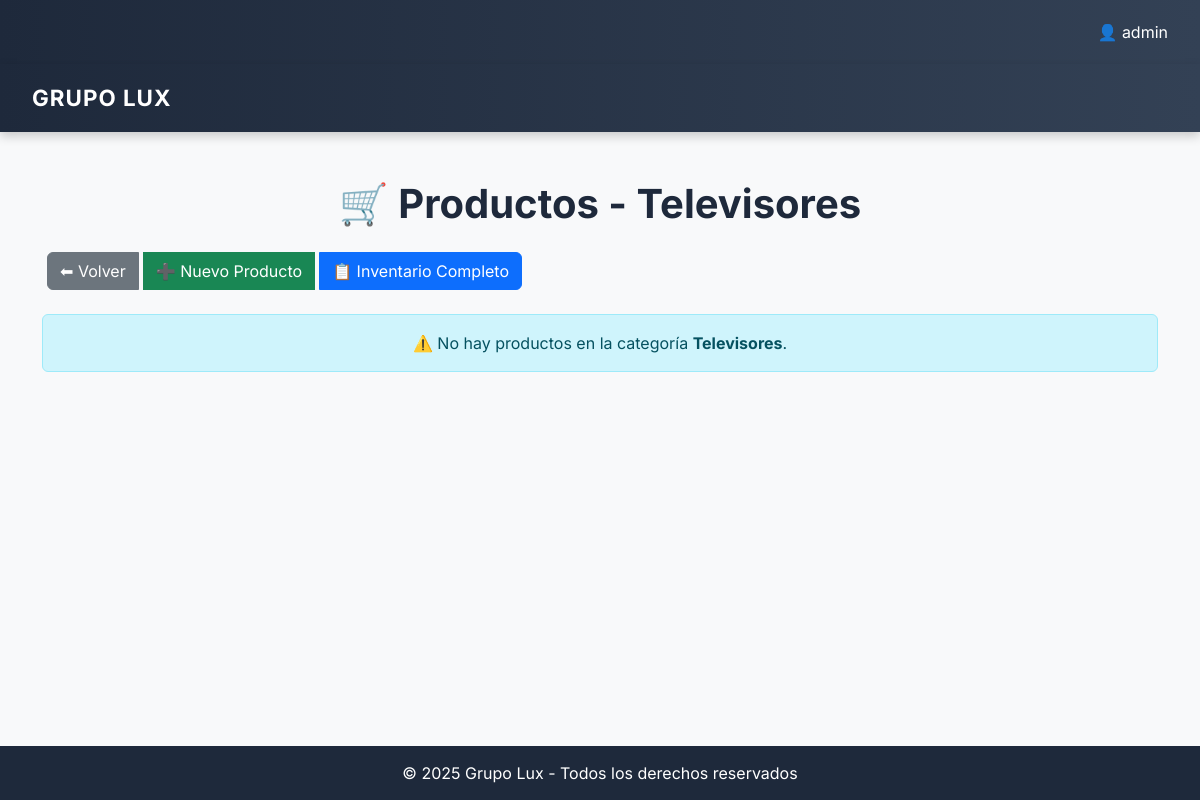
The page /tecnologia/productos_categoria.php?cat=Televisores (signed in) on the database as committed earlier.
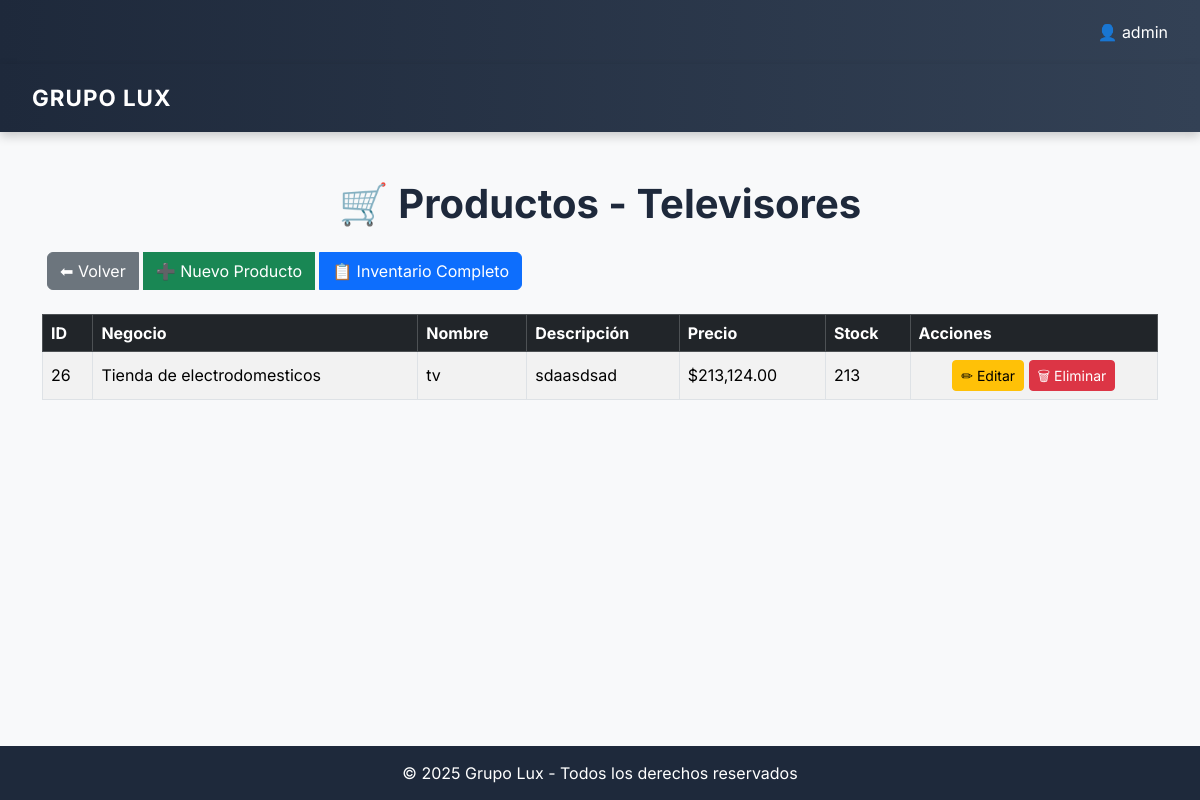
The same page on the database as committed later.
### tables this page shows
CREATE TABLE `productos` (
  `id_producto` int(11) NOT NULL,
  `id_negocio` int(11) DEFAULT NULL,
  `nombre` varchar(255) DEFAULT NULL,
  `descripcion` text DEFAULT NULL,
  `precio` varchar(255) DEFAULT NULL,
  `stock` int(11) DEFAULT NULL,
  `categoria` varchar(255) DEFAULT NULL
);

CREATE TABLE `negocios` (
  `id_negocio` int(11) NOT NULL,
  `nombre` varchar(255) DEFAULT NULL,
  `descripcion` text DEFAULT NULL
);

### tecnologia/productos_categoria.php (the view, shortened to what this page needs)
<?php
include '../backend/header.php';
include("../backend/conexion.php");
$categoria = $_GET['cat'] ?? '';
$rol = $_SESSION['id_rol'] ?? null;
$stmt = $conn->prepare("SELECT p.id_producto, p.nombre, p.descripcion, p.precio, p.stock, n.nombre AS negocio
                        FROM productos p
                        LEFT JOIN negocios n ON p.id_negocio = n.id_negocio
                        WHERE p.categoria = ?");
$stmt->bind_param("s", $categoria);
$stmt->execute();
$result = $stmt->get_result();
?>
<!DOCTYPE html>
<html lang="es">
<head>
  <link href="https://cdn.jsdelivr.net/npm/bootstrap@5.3.3/dist/css/bootstrap.min.css" rel="stylesheet">
</head>
<body>
  <nav class="navbar navbar-dark">
    <a class="navbar-brand" href="#">GRUPO LUX</a>
  </nav>
  <div class="container mt-5 content">
    <h1 class="text-center mb-4">🛒 Productos - <?= htmlspecialchars($categoria) ?></h1>
    <div class="text-center mb-4 btn-group">
      <a href="dashboard.php" class="btn btn-secondary">⬅ Volver</a>
      <?php if ($rol != 4) { ?>
        <button type="button" class="btn btn-success" data-bs-toggle="modal" data-bs-target="#modalNuevoProducto">
          ➕ Nuevo Producto
        </button>
        <a href="../productos_abm/productos_listar.php" class="btn btn-primary">📋 Inventario Completo</a>
      <?php } ?>
    </div>
    <div id="tabla-productos">
      <?php if ($result->num_rows > 0) { ?>
        <div class="table-responsive">
          <table class="table table-striped table-bordered align-middle">
            <thead class="table-dark">
              <tr>
                <th>ID</th>
                <th>Negocio</th>
                <th>Nombre</th>
                <th>Descripción</th>
                <th>Precio</th>
                <th>Stock</th>
                <?php if ($rol != 4) { ?><th>Acciones</th><?php } ?>
              </tr>
            </thead>
            <tbody>
            <?php while ($row = $result->fetch_assoc()) { ?>
              <tr>
                <td><?= $row['id_producto'] ?></td>
                <td><?= htmlspecialchars($row['negocio']) ?></td>
                <td><?= htmlspecialchars($row['nombre']) ?></td>
                <td><?= htmlspecialchars($row['descripcion']) ?></td>
                <td>$<?= number_format($row['precio'],2) ?></td>
                <td><?= $row['stock'] ?></td>
                <?php if ($rol != 4) { ?>
                <td class="text-center">
                  <a href="../productos_abm/productos_form.php?id=<?= $row['id_producto'] ?>"
                     class="btn btn-sm btn-warning">✏ Editar</a>
                  <a href="../productos_abm/productos_borrar.php?id=<?= $row['id_producto'] ?>"
                     class="btn btn-sm btn-danger"
                     onclick="return confirm('¿Seguro que deseas eliminar este producto?')">🗑 Eliminar</a>
                </td>
                <?php } ?>
              </tr>
            <?php } ?>
            </tbody>
          </table>
        </div>
      <?php } else { ?>
        <div class="alert alert-info text-center">
          ⚠️ No hay productos en la categoría <strong><?= htmlspecialchars($categoria) ?></strong>.
        </div>
      <?php } ?>
    </div>
  </div>
  <footer>
    &copy; <?= date("Y") ?> Grupo Lux - Todos los derechos reservados
  </footer>
</body>
</html>

Rows that differ between the two databases and show on the page:
added productos: id_producto "26", id_negocio.nombre "Tienda de electrodomesticos", nombre "tv", descripcion "sdaasdsad", precio "213,124.00", stock "213"
Other text that changed with them:
$categoria: "Televisores" → (not shown)
text no longer shown: "⚠️ No hay productos en la categoría ."
text now shown: "ID Negocio Nombre Descripción Precio Stock Acciones"
